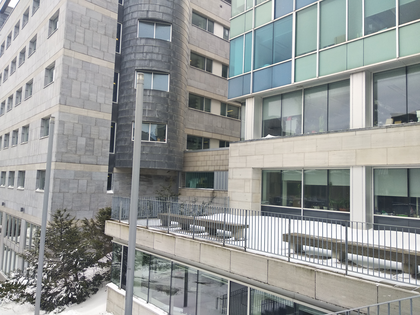
%> input picture Assignment3/MatlabCode/0.png, 420 x 315 px, shrunk from 1000 x 750 before the run
$ octave A3Q4_5.m   (GNU Octave 9; MATLAB toolbox functions it lacks are replaced by stand-ins)
%> lines starting %> are read from the running program, lines starting %| are printed output that depends on the picture
### Assignment3/MatlabCode/Stitch_from_right_to_left.m
function stitchedImage = Stitch_from_right_to_left(Image1,Image2)

zeroMatrix = zeros(size(Image2,1),size(Image2,2));
stitchedImage = [zeroMatrix,Image1];
%index1to2 = match_features(0, 1);
H = RANSAC_match_features(Image1,Image2);
for i = 1:size(Image2,1)
    for j = 1: size(Image2,2)
        position_in_left = H*[j-size(Image1,2)-1;i;1];
        position_in_left = position_in_left/position_in_left(3,1);
        i_in_left = position_in_left(2,1);
        j_in_left = position_in_left(1,1);
        if round(i_in_left)>0 && round(i_in_left)<=size(Image2,1) && round(j_in_left)>0 && round(j_in_left)<=size(Image2,2)
            stitchedImage(i,j) = Image2(round(i_in_left),round(j_in_left));
        end

    end
end

for j = 1:size(Image2,2)
    number_of_zeros = 0;
    for i = 1:size(Image2,1)
        if stitchedImage(i,j) <1
            number_of_zeros = number_of_zeros +1;
        end
    end
    if number_of_zeros<5
        break;
    end
end
stitchedImage = stitchedImage(:,j:size(Image1,2)+size(Image2,2));

### Assignment3/MatlabCode/RANSAC_match_features.m
function new_H_33 = RANSAC_match_features(grayscaleImage1,grayscaleImage2)
% [8 lines of commented-out code are left out]

[keypoints1,features1] = sift(grayscaleImage1,'Levels',4,'PeakThresh',5);
[keypoints2,features2] = sift(grayscaleImage2,'Levels',4,'PeakThresh',5);
index1to2 = matchFeatures(features1',features2', 'MatchThreshold', 0.75,'unique',true);
matchedpoints1to2_1 = zeros(size(index1to2,1),2);
matchedpoints1to2_2 = zeros(size(index1to2,1),2);
for i = 1:size(index1to2,1)
    matchedpoints1to2_1(i,1) = keypoints1(1,index1to2(i,1));
    matchedpoints1to2_1(i,2) = keypoints1(2,index1to2(i,1));
    matchedpoints1to2_2(i,1) = keypoints2(1,index1to2(i,2));
    matchedpoints1to2_2(i,2) = keypoints2(2,index1to2(i,2));
end
max_consensus_number = 0;
for i = 1:500000
    consensus_number = 0;
    chosen = randi(size(matchedpoints1to2_1,1),1,4);
    x1 = matchedpoints1to2_1(chosen(1,1),1); y1 = matchedpoints1to2_1(chosen(1,1),2); x1_prime = matchedpoints1to2_2(chosen(1,1),1); y1_prime = matchedpoints1to2_2(chosen(1,1),2);
    x2 = matchedpoints1to2_1(chosen(1,2),1); y2 = matchedpoints1to2_1(chosen(1,2),2); x2_prime = matchedpoints1to2_2(chosen(1,2),1); y2_prime = matchedpoints1to2_2(chosen(1,2),2);
    x3 = matchedpoints1to2_1(chosen(1,3),1); y3 = matchedpoints1to2_1(chosen(1,3),2); x3_prime = matchedpoints1to2_2(chosen(1,3),1); y3_prime = matchedpoints1to2_2(chosen(1,3),2);
    x4 = matchedpoints1to2_1(chosen(1,4),1); y4 = matchedpoints1to2_1(chosen(1,4),2); x4_prime = matchedpoints1to2_2(chosen(1,4),1); y4_prime = matchedpoints1to2_2(chosen(1,4),2);
    row_1 = [x1,y1,1,0,0,0,-x1_prime*x1,-x1_prime*y1,-x1_prime;0,0,0,x1,y1,1,-y1_prime*x1,-y1_prime*y1,-y1_prime];
    row_2 = [x2,y2,1,0,0,0,-x2_prime*x2,-x2_prime*y2,-x2_prime;0,0,0,x2,y2,1,-y2_prime*x2,-y2_prime*y2,-y2_prime];
    row_3 = [x3,y3,1,0,0,0,-x3_prime*x3,-x3_prime*y3,-x3_prime;0,0,0,x3,y3,1,-y3_prime*x3,-y3_prime*y3,-y3_prime];
    row_4 = [x4,y4,1,0,0,0,-x4_prime*x4,-x4_prime*y4,-x4_prime;0,0,0,x4,y4,1,-y4_prime*x4,-y4_prime*y4,-y4_prime];
    matrix_a = [row_1;row_2;row_3;row_4];
    H = null(matrix_a);
    if size(H,2)>1
        continue;
    end
    H_33 = [H(1,1),H(2,1),H(3,1); H(4,1),H(5,1),H(6,1); H(7,1),H(8,1),H(9,1)];
    RANSAC_matchedpoints1to2_1 = zeros(size(matchedpoints1to2_1,1),2);
    RANSAC_matchedpoints1to2_2 = zeros(size(matchedpoints1to2_2,1),2);
    for j = 1:size(matchedpoints1to2_1,1)
        w_prime = H_33*[matchedpoints1to2_1(j,1);matchedpoints1to2_1(j,2);1];
        prime = w_prime/w_prime(3,1);
        distance = sqrt((matchedpoints1to2_2(j,1)-prime(1,1))^2+(matchedpoints1to2_2(j,2)-prime(2,1))^2);
        if distance<3
            consensus_number = consensus_number+1;
            RANSAC_matchedpoints1to2_1(consensus_number,1) = matchedpoints1to2_1(j,1);
            RANSAC_matchedpoints1to2_1(consensus_number,2) = matchedpoints1to2_1(j,2);
            RANSAC_matchedpoints1to2_2(consensus_number,1) = matchedpoints1to2_2(j,1);
            RANSAC_matchedpoints1to2_2(consensus_number,2) = matchedpoints1to2_2(j,2);
        end

    end
    if consensus_number>max_consensus_number
        RANSAC_matchedpoints1to2_1_result = RANSAC_matchedpoints1to2_1(1:consensus_number,1:2);
        RANSAC_matchedpoints1to2_2_result = RANSAC_matchedpoints1to2_2(1:consensus_number,1:2);
        max_consensus_number = consensus_number;
    end
    if consensus_number>size(matchedpoints1to2_1,1)*0.8
        RANSAC_matchedpoints1to2_1_result = RANSAC_matchedpoints1to2_1(1:consensus_number,1:2);
        RANSAC_matchedpoints1to2_2_result = RANSAC_matchedpoints1to2_2(1:consensus_number,1:2);
        break;
    end

    if i == 500000
        'No Convergence'
        no_convergence = max_consensus_number/size(matchedpoints1to2_1,1)
    end

end
new_matrix_a =[0,0,0,0,0,0,0,0,0];
for i = 1:size(RANSAC_matchedpoints1to2_1_result,1)
    new_x = RANSAC_matchedpoints1to2_1_result(i,1);
    new_y = RANSAC_matchedpoints1to2_1_result(i,2);
    new_x_prime = RANSAC_matchedpoints1to2_2_result(i,1);
    new_y_prime = RANSAC_matchedpoints1to2_2_result(i,2);
    new_matrix_a = [new_matrix_a; new_x,new_y,1,0,0,0,-new_x_prime*new_x,-new_x_prime*new_y,-new_x_prime];
    new_matrix_a = [new_matrix_a; 0,0,0,new_x,new_y,1,-new_y_prime*new_x,-new_y_prime*new_y,-new_y_prime];
end
new_matrix_a(1,:) = [];
[eigVector,eigValue] = eig(new_matrix_a'*new_matrix_a);
eigValue1 = diag(eigValue);
[~, min_position] = min(eigValue1');
new_H = eigVector(:,min_position);
new_H_33 = [new_H(1,1),new_H(2,1),new_H(3,1); new_H(4,1),new_H(5,1),new_H(6,1); new_H(7,1),new_H(8,1),new_H(9,1)];
figure;
%showMatchedFeatures(grayscaleImage2,grayscaleImage1,RANSAC_matchedpoints1to2_2_result,RANSAC_matchedpoints1to2_1_result,'montage');
%titleString = ['RANSAC Matched Features Between Images ', int2str(previous), ' and ', int2str(next)];

%title(titleString);

### Assignment3/MatlabCode/A3Q4_5.m
rgbImage0 = imread('0.png');
%> rgbImage0 is the input picture: size 315x420x3 uint8; mean R, G, B 149.1, 152.3, 151.1
grayscaleImage0 = single(rgb2gray(rgbImage0));
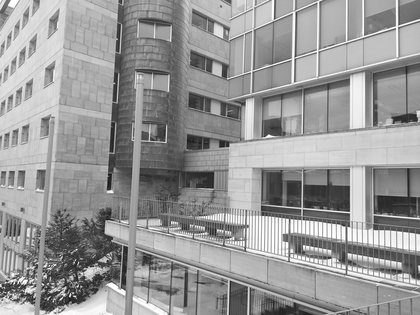
%> grayscaleImage0: size 315x420 single; min 21, max 255, mean 151.2
rgbImage1 = imread('1.png');
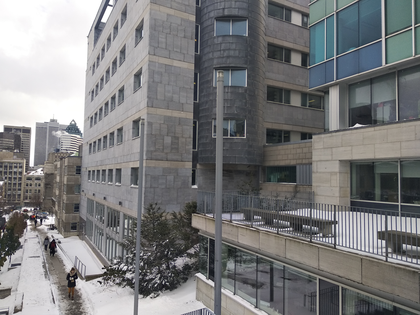
%> input picture Assignment3/MatlabCode/1.png, 420 x 315 px, shrunk from 1000 x 750 before the run
%> rgbImage1 is the input picture: size 315x420x3 uint8; mean R, G, B 123.3, 123.6, 124.6
grayscaleImage1 = single(rgb2gray(rgbImage1));
rgbImage2 = imread('2.png');
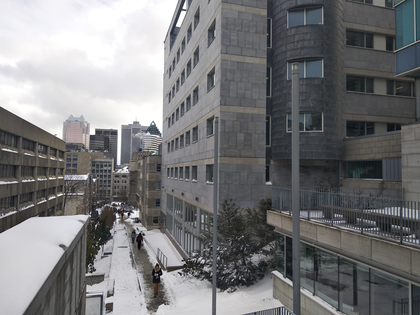
%> input picture Assignment3/MatlabCode/2.png, 420 x 315 px, shrunk from 1000 x 750 before the run
%> rgbImage2 is the input picture: size 315x420x3 uint8; mean R, G, B 120.4, 120.8, 122.3
grayscaleImage2 = single(rgb2gray(rgbImage2));
rgbImage3 = imread('3.png');
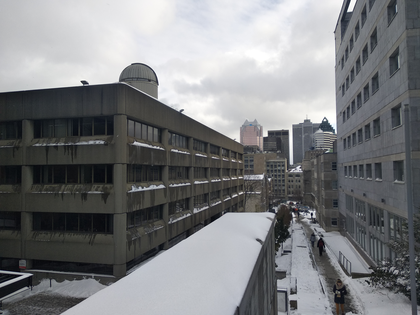
%> input picture Assignment3/MatlabCode/3.png, 420 x 315 px, shrunk from 1000 x 750 before the run
%> rgbImage3 is the input picture: size 315x420x3 uint8; mean R, G, B 122.9, 124.4, 126.6
grayscaleImage3 = single(rgb2gray(rgbImage3));
rgbImage4 = imread('4.png');
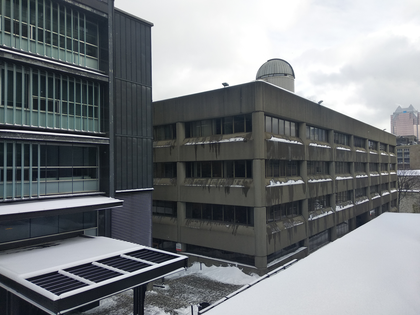
%> input picture Assignment3/MatlabCode/4.png, 420 x 315 px, shrunk from 1000 x 750 before the run
%> rgbImage4 is the input picture: size 315x420x3 uint8; mean R, G, B 119.5, 123.6, 126.7
grayscaleImage4 = single(rgb2gray(rgbImage4));
rgbImage5 = imread('5.png');
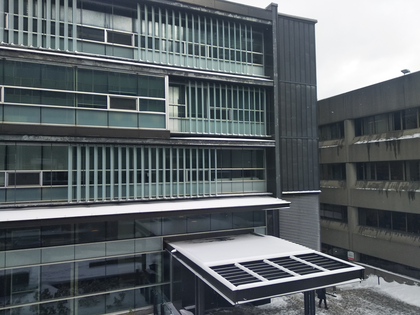
%> input picture Assignment3/MatlabCode/5.png, 420 x 315 px, shrunk from 1000 x 750 before the run
%> rgbImage5 is the input picture: size 315x420x3 uint8; mean R, G, B 94.5, 101.6, 105.1
grayscaleImage5 = single(rgb2gray(rgbImage5));
close all;
S01 = Stitch_from_right_to_left(grayscaleImage0,grayscaleImage1);
%> in Stitch_from_right_to_left, `stitchedImage = [zeroMatrix,Image1];`:
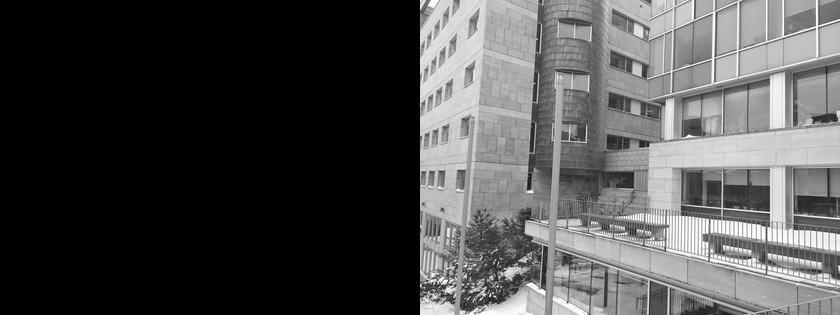
%> stitchedImage: size 315x840 single; min 0, max 255, mean 75.6
%> the run ends on the next line
